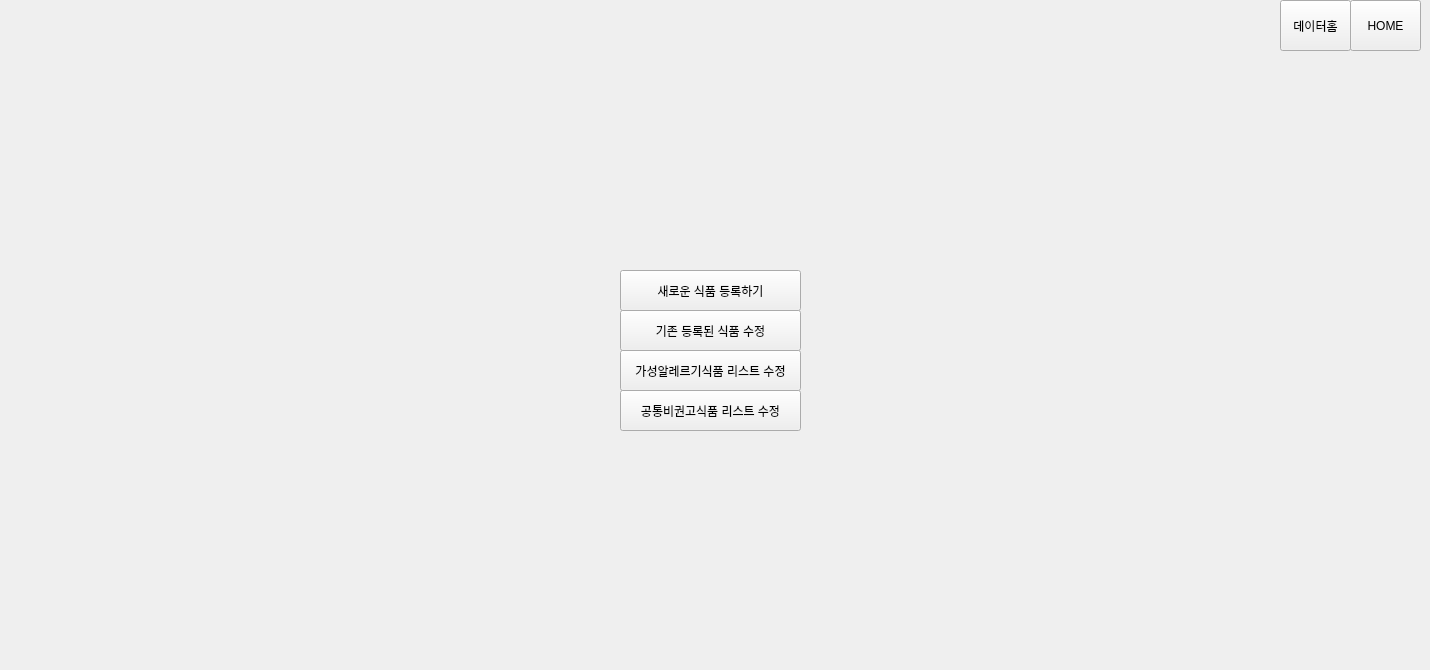
      <widget class="QWidget" name="page_data_ing_1_13">
       <widget class="QWidget" name="widget_9" native="true">
        <property name="geometry">
         <rect>
          <x>370</x>
          <y>90</y>
          <width>701</width>
          <height>571</height>
         </rect>
        </property>
        <widget class="QPushButton" name="btn_edit_common_unrec_ing_list_13">
         <property name="geometry">
          <rect>
           <x>250</x>
           <y>300</y>
           <width>181</width>
           <height>41</height>
          </rect>
         </property>
         <property name="text">
          <string>공통비권고식품 리스트 수정</string>
         </property>
        </widget>
        <widget class="QPushButton" name="btn_edit_gasung_allergy_ing_list_13">
         <property name="geometry">
          <rect>
           <x>250</x>
           <y>260</y>
           <width>181</width>
           <height>41</height>
          </rect>
         </property>
         <property name="text">
          <string>가성알레르기식품 리스트 수정</string>
         </property>
        </widget>
        <widget class="QPushButton" name="btn_edit_existing_ing_13">
         <property name="geometry">
          <rect>
           <x>250</x>
           <y>220</y>
           <width>181</width>
           <height>41</height>
          </rect>
         </property>
         <property name="text">
          <string>기존 등록된 식품 수정</string>
         </property>
        </widget>
        <widget class="QPushButton" name="btn_register_new_ing_13">
         <property name="geometry">
          <rect>
           <x>250</x>
           <y>180</y>
           <width>181</width>
           <height>41</height>
          </rect>
         </property>
         <property name="text">
          <string>새로운 식품 등록하기</string>
         </property>
        </widget>
       </widget>
       <widget class="QWidget" name="widget_37" native="true">
        <property name="geometry">
         <rect>
          <x>1280</x>
          <y>0</y>
          <width>141</width>
          <height>51</height>
         </rect>
        </property>
        <widget class="QPushButton" name="btn_home_13">
         <property name="geometry">
          <rect>
           <x>70</x>
           <y>0</y>
           <width>71</width>
           <height>51</height>
          </rect>
         </property>
         <property name="text">
          <string>HOME</string>
         </property>
        </widget>
        <widget class="QPushButton" name="btn_data_home_13">
         <property name="geometry">
          <rect>
           <x>0</x>
           <y>0</y>
           <width>71</width>
           <height>51</height>
          </rect>
         </property>
         <property name="text">
          <string>데이터홈</string>
         </property>
        </widget>
       </widget>
      </widget>
